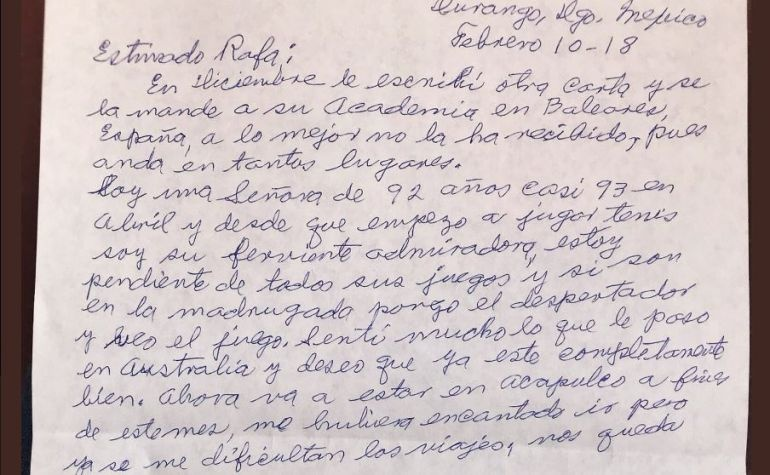
#> input picture carta-decoded.jpg, 770 x 475 px
$ python main.py carta-decoded.jpg
#> lines starting #> are read from the running program, lines starting #| are printed output that depends on the picture
### image.py
import numpy as np
import cv2
import matplotlib.pyplot as plt


def read_image(image_path):
    """Leer una imagen y devolver un vector de la imagen"""
#> called with image_path = 'carta-decoded.jpg'
    img = cv2.imread(image_path)
#> img is the input picture: shape (475, 770, 3); mean B, G, R 192.4, 191.3, 202.5
    reshape_value = 1

    for i in img.shape:
        reshape_value *= i
#> after the loop, reshape_value = 1097250

    return img.reshape((1, reshape_value)), img.shape


# [6 lines left out: function show_image, not called in this run]


def show_images(a, b):
    """ Mostrar dos imágenes una al lado de la otra """
    imga=cv2.imread(a)
    imgb=cv2.imread(b)
    plot_image = np.concatenate((imga, imgb), axis=1)
    plt.imshow(plot_image)
    plt.xticks([]), plt.yticks([])
    plt.show()

### crypto.py
import os.path
import pickle
import numpy as np
from numpy.linalg import inv, det


class Hill:
    def __init__(self, data, file_name, key_path=None):

        self.data = data

        # Computet the chunk
        self.chunk = self.computer_chunk()

        if key_path:
            # Cargue la clave si existe en el directorio actual
            self._key = pickle.load(open( key_path, "rb" ))
            print('Usigng the args -k ' + key_path)
        else:
            file_name = file_name + '.key'

            if os.path.isfile(file_name):
                # Cargue la clave si existe en el directorio actual
                self._key = pickle.load(open( file_name, "rb" ))
                print('Usigng the ' + file_name)
            else:
                # Genera una clave aleatoria
                self._key = np.random.random_integers(0, 100, (self.chunk, self.chunk))

                # Si el determinante es igual a cero generar otra clave
                if det(self._key) == 0:
                    self._key = np.random.random_integers(0, 100, (self.chunk, self.chunk))

                # SGuarde la llave en pickle
                pickle.dump( self._key, open( file_name, "wb" ) )

        print(self._key.dtype)
        print(self._key.shape)
        print(self._key)

        # Obtenga la inversa de la clave
        self.reversed_key = np.matrix(self._key).I.A

        print(self.reversed_key.dtype)
        print(self.reversed_key.shape)
        print(self.reversed_key)

    def computer_chunk(self):
        max_chunk = 100
        data_shape = self.data.shape[1]
        print(data_shape)

        for i in range(max_chunk, 0, -1):
            if data_shape % i == 0:
                return i


    @property
    def key(self):
        return self._key

    def encode(self, data):
        """ Función de codificación """
        crypted = []
        chunk = self.chunk
        key = self._key

        for i in range(0, len(data), chunk):

            temp = list(np.dot(key, data[i:i + chunk]))
            crypted.append(temp)

        crypted = (np.array(crypted)).reshape((1, len(data)))
        return crypted[0]


    def decode(self, data):
        """ Función de decodificación """
        uncrypted = []
        chunk = self.chunk
        reversed_key = self.reversed_key

        for i in range(0, len(data), chunk):
            temp = list(np.dot(reversed_key, data[i:i + chunk]))
            uncrypted.append(temp)

        uncrypted = (np.array(uncrypted)).reshape((1, len(data)))

        return uncrypted[0]

### main.py
import sys
import pickle
import cv2
import numpy as np
from crypto import Hill
from image import read_image, show_image, show_images


def transform(np_array, shape):
    return np_array.reshape(shape).astype('uint8')


if __name__ == '__main__':

    if len(sys.argv) > 1:
        image_file_name = sys.argv[1]
    else:
        raise Exception('Missing image file name')


    img, original_shape = read_image(image_file_name)
#> original_shape = (475, 770, 3)
    hill = Hill(data=img, file_name=image_file_name)
#| 1097250

    ### Testing zone
    print(img.shape)
#| (1, 1097250)


    # -----------------------------------------------------------------
    # -------------------- Parte de codificación-----------------------
    # -----------------------------------------------------------------

    # Obtener la imagen vectorial codificada
    encoded_image_vector = hill.encode(img[0])
#> the loop in encode, `for i in range(0, len(data), chunk): ` made 11550 passes
#> i on passes 2 to 4: 95, 190, 285
#> after the loop in encode, `for i in range(0, len(data), chunk):`:
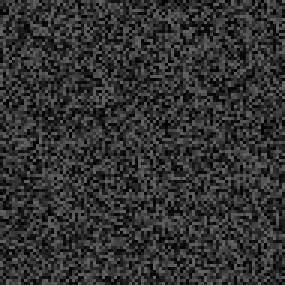
#> key: shape (95, 95) int64 (shown 3 times larger); min 0, max 100, mean 49.7
#> after the loop in encode, `for i in range(0, len(data), chunk):`: crypted = 11550 items

    # Cambiar la forma original de la imagen
    encoded_image = encoded_image_vector.reshape(original_shape)
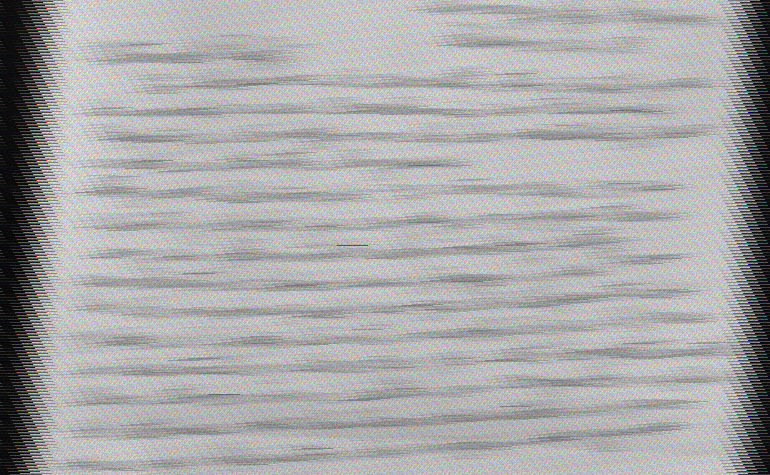
#> encoded_image: shape (475, 770, 3) int64; mean of channels 0, 1, 2 923280.8, 923043.1, 923191.9; drawn with min black and max white


    # Setup the encdoed file name to be used when saving the encdoed image
    img_name = image_file_name.split('.')[0]
    img_extension = image_file_name.split('.')[1]
    encoded_img_name = '{0}-encoded.{1}'.format(img_name, img_extension)


     # Convert to uint8
    encoded_image = encoded_image.astype('uint8')
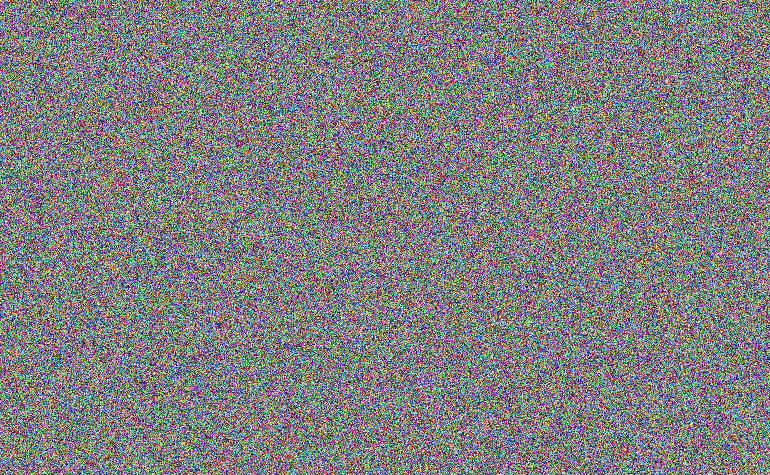
#> encoded_image: shape (475, 770, 3); mean of channels 0, 1, 2 127.5, 127.5, 127.4; drawn as B, G, R

    # Save the image
    cv2.imwrite(encoded_img_name, encoded_image)

    # Save the image as a pickle model
    pickle.dump(encoded_image_vector, open( encoded_img_name + '.pk', "wb" ))


    # # -----------------------------------------------------------------
    # # -------------------- Parte de decodificación --------------------
    # # -----------------------------------------------------------------


    img_vector = pickle.load(open(encoded_img_name + '.pk', 'rb'))

    # Obtener la imagen vectorial decodificada
    decoded_image_vector = hill.decode(img_vector)

    # Reshape to the original shape of the image
    decoded_image = decoded_image_vector.reshape(original_shape)

    decoded_img_name = '{0}-decoded.{1}'.format(img_name, img_extension)

    # Save the image
    cv2.imwrite(decoded_img_name, decoded_image)
    #print(decoded_img_name)


   # # -----------------------------------------------------------------
   # # -------------------------Imp resultados -------------------------
   # # -----------------------------------------------------------------


    #show_image(decoded_img_name)
    show_images( encoded_img_name,decoded_img_name)
#> in show_images, `imga=cv2.imread(a)`:
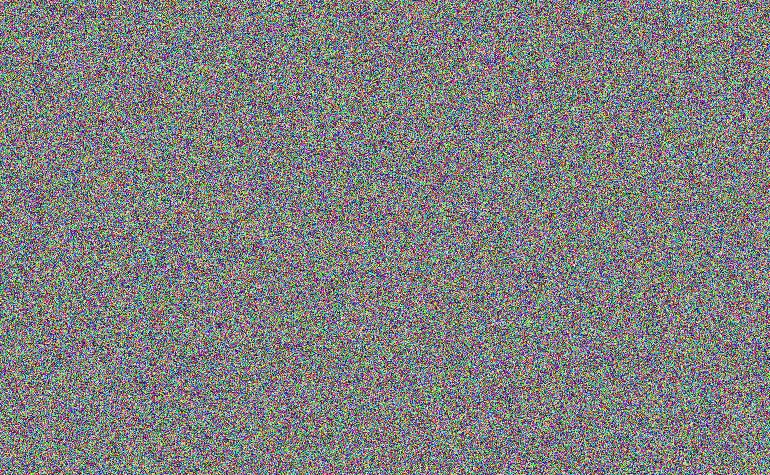
#> imga: shape (475, 770, 3); mean B, G, R 127.5, 127.5, 127.4
#> in show_images, `plot_image = np.concatenate((imga, imgb), axis=1)`:
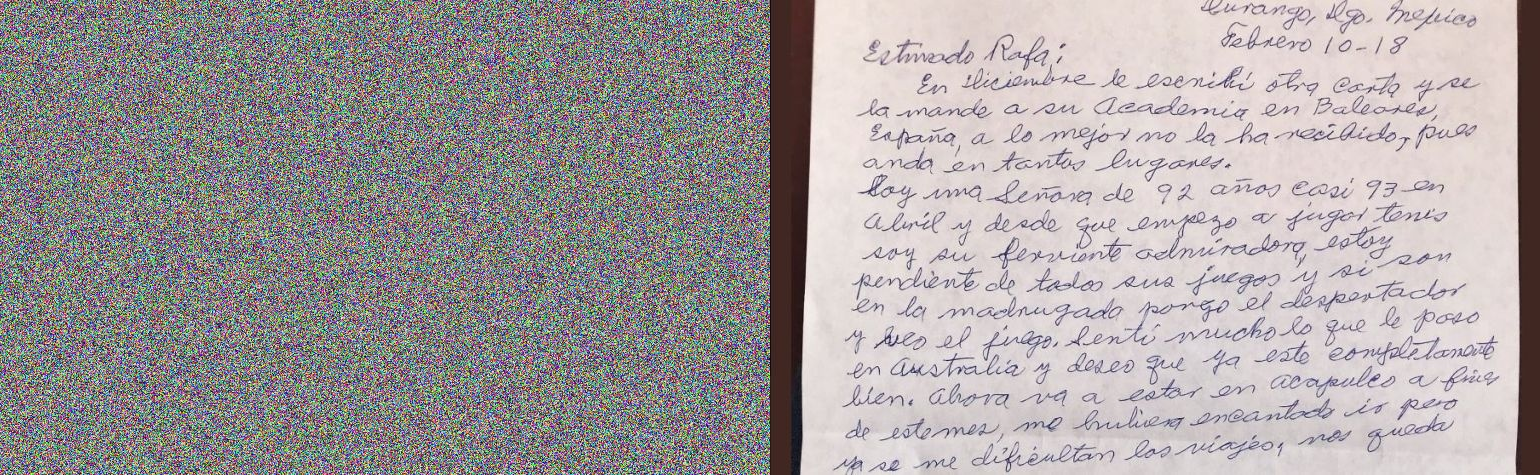
#> plot_image: shape (475, 1540, 3); mean B, G, R 160, 159.4, 165
